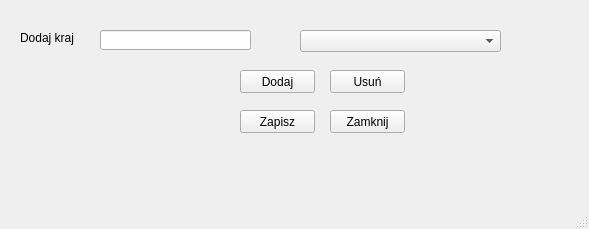
<?xml version="1.0" encoding="UTF-8"?>
<ui version="4.0">
 <class>KontrahentDodajKraj</class>
 <widget class="QMainWindow" name="KontrahentDodajKraj">
  <property name="geometry">
   <rect>
    <x>0</x>
    <y>0</y>
    <width>589</width>
    <height>229</height>
   </rect>
  </property>
  <property name="windowTitle">
   <string>MainWindow</string>
  </property>
  <widget class="QWidget" name="centralwidget">
   <widget class="QLineEdit" name="lineEditDodajKraj">
    <property name="geometry">
     <rect>
      <x>100</x>
      <y>30</y>
      <width>151</width>
      <height>20</height>
     </rect>
    </property>
   </widget>
   <widget class="QLabel" name="label">
    <property name="geometry">
     <rect>
      <x>20</x>
      <y>30</y>
      <width>71</width>
      <height>16</height>
     </rect>
    </property>
    <property name="text">
     <string>Dodaj kraj</string>
    </property>
   </widget>
   <widget class="QPushButton" name="pushButton_2">
    <property name="geometry">
     <rect>
      <x>240</x>
      <y>70</y>
      <width>75</width>
      <height>23</height>
     </rect>
    </property>
    <property name="text">
     <string>Dodaj</string>
    </property>
   </widget>
   <widget class="QPushButton" name="pushButton">
    <property name="geometry">
     <rect>
      <x>240</x>
      <y>110</y>
      <width>75</width>
      <height>23</height>
     </rect>
    </property>
    <property name="text">
     <string>Zapisz</string>
    </property>
   </widget>
   <widget class="QComboBox" name="comboBoxDodajKraj">
    <property name="geometry">
     <rect>
      <x>300</x>
      <y>30</y>
      <width>201</width>
      <height>22</height>
     </rect>
    </property>
   </widget>
   <widget class="QPushButton" name="pushButton_4">
    <property name="geometry">
     <rect>
      <x>330</x>
      <y>110</y>
      <width>75</width>
      <height>23</height>
     </rect>
    </property>
    <property name="text">
     <string>Zamknij</string>
    </property>
   </widget>
   <widget class="QPushButton" name="pushButton_3">
    <property name="geometry">
     <rect>
      <x>330</x>
      <y>70</y>
      <width>75</width>
      <height>23</height>
     </rect>
    </property>
    <property name="text">
     <string>Usuń</string>
    </property>
   </widget>
  </widget>
  <widget class="QMenuBar" name="menubar">
   <property name="geometry">
    <rect>
     <x>0</x>
     <y>0</y>
     <width>589</width>
     <height>21</height>
    </rect>
   </property>
  </widget>
  <widget class="QStatusBar" name="statusbar"/>
 </widget>
 <resources/>
 <connections/>
</ui>
